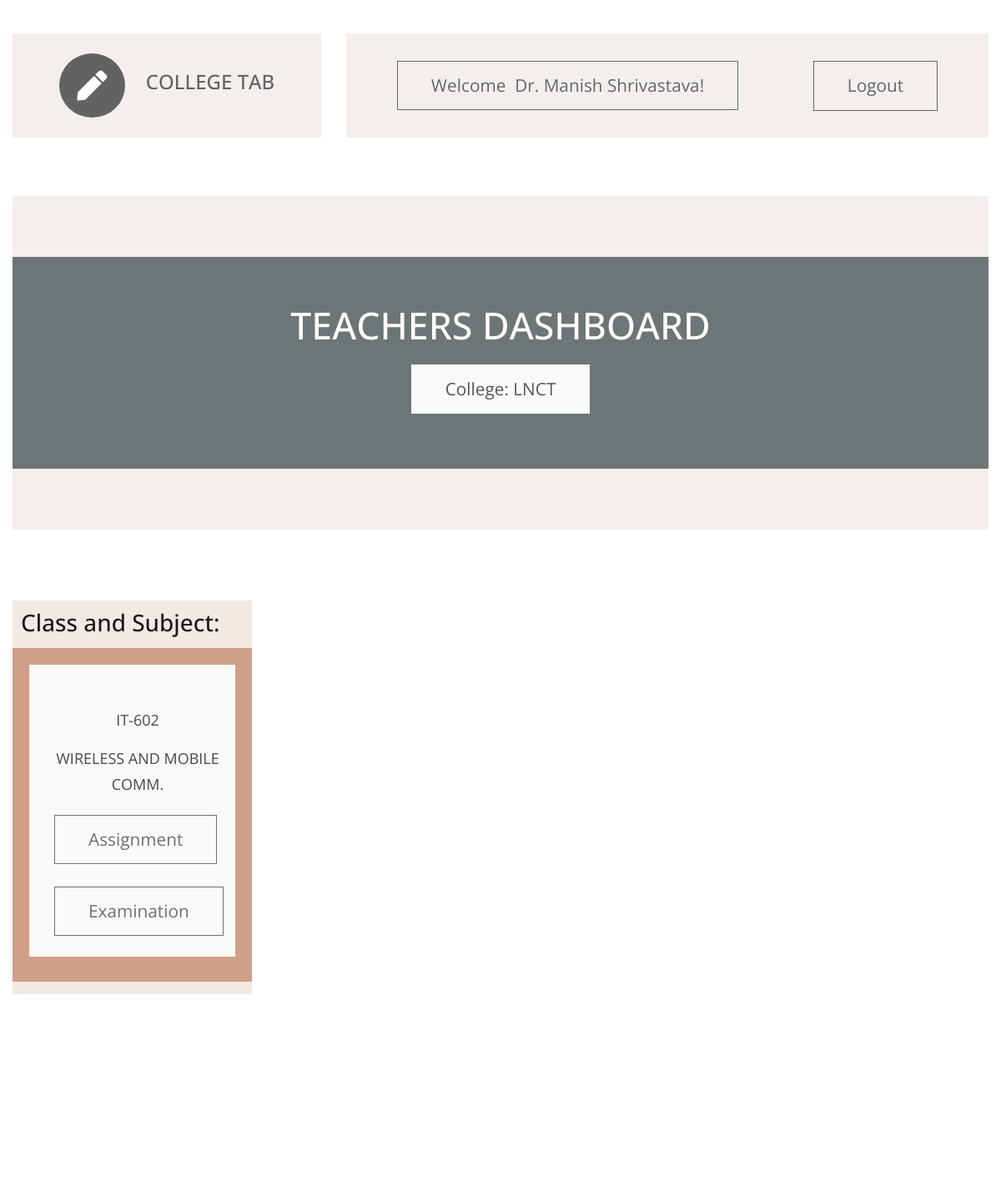
Page /t_dashboard/2/ (signed in) on the committed database.
### ctapp/models.py (models this page shows, shortened)
class teacher(models.Model):
    user = models.OneToOneField(User, on_delete=models.CASCADE,unique=True)
    name = models.CharField(max_length=30)
    college_name = models.CharField(max_length = 10,choices = CLG_CHOICES,default = 'LNCT')
    branch = models.CharField(max_length=20, choices=BRANCH_CHOICES, default='IT')
    mobile_no = models.CharField(max_length=10)
    email = models.CharField(max_length=30)

class teacher_assign(models.Model):
    c_id  = models.ForeignKey(Class,on_delete=models.CASCADE)       #class id
    s_id = models.ForeignKey(subject,on_delete=models.CASCADE)  #subject id
    t_id = models.ForeignKey(teacher,on_delete=models.CASCADE)  #teacher id

class subject(models.Model):
    subject_code = models.CharField(max_length = 8,primary_key = True)
    name = models.CharField(max_length = 30)
    branch = models.CharField(max_length=20, choices=BRANCH_CHOICES, default='IT')
    sem = models.CharField(max_length = 20,choices = SEMESTER_CHOICES,default = '6')

### ctapp/views.py (the view)
# urls.py: path('<int:id>/', views.teacher_dashboard,name='t_db'),#classes assigned
@login_required(login_url='t_login/')
def teacher_dashboard(request,id):
    template = loader.get_template('teachers dashboard.html')
    current_teacher = teacher.objects.get(id=id)
    assigned_classes = get_classes(current_teacher)
    context = {'teacher':current_teacher,'class_list':assigned_classes}
    return HttpResponse(template.render(context, request))

### ctapp/views.py (called while the page is built)
def get_classes(teacher):
    return teacher_assign.objects.filter(t_id=teacher)

### ctapp/templates/teachers dashboard.html (shortened to what this page needs)
<!DOCTYPE html>
<html lang="en">
{% load static %}
  <head>
    <link rel="stylesheet" href="{% static 'css/all.min.css' %}" />
    <link rel="stylesheet" href="{% static 'css/bootstrap.min.css' %}" />
    <link rel="stylesheet" href="{% static 'css/templatemo-style.css' %}" />
  </head>
  <body id="servicesPage">
    <div class="parallax-window" data-parallax="scroll" data-image-src="{% static 'img/td1.jpg' %}">
      <div class="container-fluid">
        <div class="row tm-brand-row">
          <div class="col-lg-4 col-11">
            <div class="tm-brand-container tm-bg-white-transparent">
              <i class="fas fa-2x fa-pen tm-brand-icon"></i>
              <div class="tm-brand-texts">
                <h1 class="text-uppercase tm-brand-name">College Tab</h1>
              </div>
            </div>
          </div>
          <div class="col-lg-8 col-1">
            <div class="tm-nav">
              <nav
                class="navbar navbar-expand-lg navbar-light tm-bg-white-transparent tm-navbar">
                <div class="collapse navbar-collapse" id="navbarNav">
                  <ul class="navbar-nav">
                    <li class="btn btn-outline-dark">
                      Welcome&nbsp;&nbsp;{{teacher.name}}!
                    </li>
                    <li class="nav-item">
                      <a href="{% url 't_logout' %}" class="btn btn-outline-dark" style="height: 60px; text-align:center;">Logout</a>
                    </li>
                  </ul>
                </div>
              </nav>
            </div>
          </div>
        </div>
        <section class="row" id="tmServices">
         <div class="col-12">
            <div class="parallax-window tm-services-parallax-header tm-testimonials-parallax-header tm-bg-white-transparent"
                 data-parallax="scroll"
                 data-z-index="101"
                 >
                 <div class="tm-bg-black-transparent text-center tm-services-header tm-testimonials-header">
                    <h2 class="text-uppercase tm-services-page-title tm-testimonials-page-title">Teachers Dashboard</h2>
                    <p class="btn btn-outline-light active">
                        College: {{teacher.college_name}}
                    </p>
                </div>
            </div>
          </div>
          <div class="col-12 tm-tabs-container">
              <div class="sections">
			          <h3>Class and Subject:</h3>
                <div class="card-deck">
                  {% for class in class_list %}
                          <div class="btn-outline card-upper">
                            <div class="card-body text-center">
                              <div class="cards">
                                <div class="contents">
                                  <p class="card-text">
                                    {{class.s_id.subject_code}}
                                  </p>
                                  <p class="card-text">
                                    {{class.s_id.name}}
                                  </p>
                                </div>
                                <div class="card-text" style="position:relative; top:0px;">
                                  <a class="btn btn-outline-dark" href="{% url 'teacher:t_subject_assignment_list' teacher.id class.s_id.subject_code class.c_id.id %}">Assignment</a>
								  <br><br>
								  <a class="btn btn-outline-dark" href="{}">Examination</a>
                                </div>
                              </div>
                            </div>
                          </div>
                    {% endfor %}
                </div>
              </div>
            </div>
        </section>
        <footer class="row">
          <p class="col-12 text-white text-center tm-copyright-text">
          </p>
        </footer>
      </div>
    </div>
  </body>
</html>

### ctapp/static/css/templatemo-style.css (style rules this page uses)
html { scroll-behavior: smooth; }
body { font-family: "Open Sans", Arial, Helvetica, sans-serif; font-size: 18px; font-weight: 400; color: #6b6b6b; overflow-x: hidden; }
a, button { transition: all 0.3s ease; }
.container-fluid { max-width: 1310px; }
.parallax-window { min-height: 1100px; background: transparent; }
.tm-bg-white-transparent { background-color: rgba(255, 255, 255, 0.8); }
.tm-brand-row { align-items: center; padding-top: 40px; padding-bottom: 28px; }
.tm-brand-container { max-width: 500px; height: 125px; display: flex; align-items: center; justify-content: center; }
.tm-brand-icon { width: 79px; height: 77px; display: flex; align-items: center; justify-content: center; background-color: #333436; color: white; border-radius: 50%; margin-right: 25px; }
.tm-brand-name { font-size: 1.5rem; color: #333333; }
.tm-navbar { max-width: 840px;min-height: 125px;justify-content:; }
.tm-navbar .navbar-nav { width: 100%; display: flex; align-items: center; justify-content: space-around; }
.nav-item { position: relative; }
.btn { border-radius: 0; padding: 13px 40px; font-size: 1.3rem; }
p { line-height: 1.7; }
.tm-copyright-text { font-size: 1rem; padding-top: 50px; padding-bottom: 45px; }
.tm-bg-black-transparent { background-color: rgba(15, 29, 32, 0.77); color: white; }
.tm-bg-white-transparent { background-color: #F2EBE7;; opacity: 0.77; color: #F4F3F2; font-weight: bold; }
.cards { height: 350px; width:100%; background-color:white; color:black; opacity:1; padding:30px; }
.card-upper { height:400px; width:287px; margin:5px; background-color:#C07F5B; opacity:0.77; color:aliceblue; }
.sections { background-color: #F1E7E2; opacity:0.9; display: inline-block; padding:10px; color:black; }
.contents { height:150px; width:200px; align-content: center; }
.text-center { align-self: center; }
.tm-services-parallax-header { min-height: 700px; display: flex; align-items: center; margin-top: 42px; margin-bottom: 22px; }
.tm-services-header { position: relative; z-index: 102; width: 100%; padding: 85px 15px 37px 15px; }
.tm-services-page-title { font-size: 2.8rem; padding-bottom: 37px; }
.tm-tabs-container { display: flex; padding-top: 40px; padding-bottom: 135px; }
.tm-testimonials-header { padding: 55px 15px 50px; }
.tm-testimonials-page-title { padding-bottom: 0; margin-bottom: 20px; }
.tm-testimonials-parallax-header { min-height: 400px; margin-bottom: 45px; }

### rows in the picture
teacher: name "Dr. Manish Shrivastava", college_name "LNCT"
teacher_assign: s_id.subject_code "IT-602", s_id.name "WIRELESS AND MOBILE COMM."
